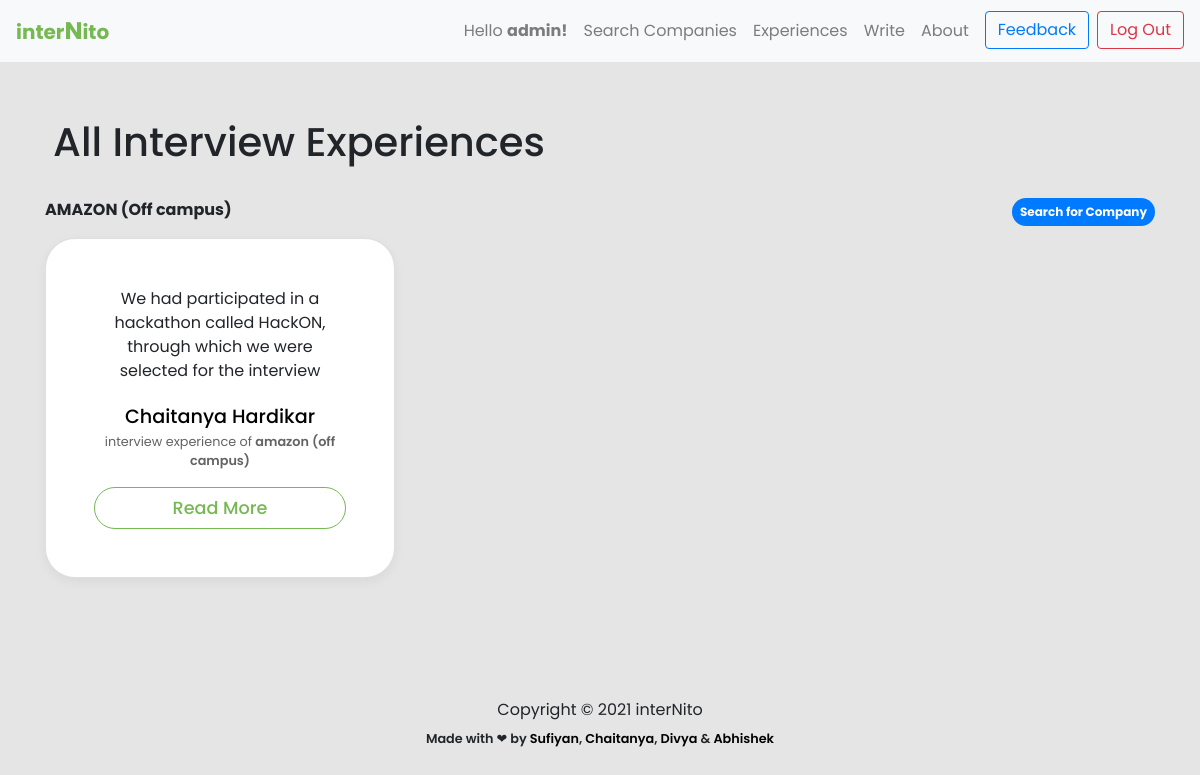
Page /experience/ (signed in) on the committed database.
### experience/models.py (models this page shows, shortened)
class Experience(models.Model):
    user = models.ForeignKey(User, on_delete = models.CASCADE)
    name = models.CharField(max_length=80)
    branch = models.CharField(max_length=255,blank=True)
    cgpa_cutoff = models.FloatField(blank=True)
    resume = models.TextField(blank=True)
    batch = models.CharField(max_length=255, blank=True)
    company = models.CharField(max_length=255,blank=False)
    summary = models.TextField(blank=False)
    period = models.CharField(max_length=255,blank=False)
    ot_summary = models.TextField(blank = True)
    ot_question1 = models.TextField(blank = True, null = True)
    ot_question1_link = models.TextField(blank = True, null = True, default = 'NONE')
    ot_question2 = models.TextField(blank = True, null = True)
    ot_question2_link = models.TextField(blank = True, null = True)
    ot_question3 = models.TextField(blank = True, null = True)
    ot_question3_link = models.TextField(blank = True, null = True)
    ot_question4 = models.TextField(blank = True, null = True)
    ot_question4_link = models.TextField(blank = True, null = True)
    round1_details = models.TextField(blank = True, null = True)
    round2_details = models.TextField(blank = True, null = True)
    round3_details = models.TextField(blank = True, null = True)
    final_summary = models.TextField(blank = True, null = True)

### experience/views.py (the view)
# urls.py: path('experience/',views.experience,name='experience'),
@login_required()
def experience(request):
    if not request.user.is_staff:
        return HttpResponseRedirect(reverse('write'))
    responses = Experience.objects.order_by('company', '-id')
    message = 'All Interview Experiences'
    return render(request, 'experience.html', {'responses': responses, 'message': message})

### templates/experience.html (shortened to what this page needs)
{% extends 'base.html' %} {% load static %} {% block content %}
<link rel="stylesheet" href="{% static 'css/experience.css' %}" />
<main role="main">
  <div class="album py-5 bg-lime-invert">
    <div class="container">
      <h1 class="mb-4 justify-content-center">
        <div class="head p-2 justify-content-center">{{message}}</div>
      </h1>
      <p><a class="badge badge-primary badge-pill p-2" style="float:right;" href="{% url 'company' %}"> Search for Company</a></p>
      {% regroup responses by company as company_lists %}
      {% for company_list in company_lists %}
      <p><strong>{{company_list.grouper}}</strong></p>
      <div class="row">
                {% for response in company_list.list %}
                <div class="col-md-4">
                  <div class="card mb-4 box-shadow">
                    <div class="card-body p-5 summary-parent">
                      <p
                        class="card-text summary summary-text"
                        style="height: 10ch; text-overflow: ellipsis; overflow: hidden"
                      >
                        {{response.summary }}...
                      </p>
                      <p class="card-text name">
                        <a href="{% url 'profile' response.user.username %}">{{response.name}}</a>
                      </p>
                      <p class="card-text company capitalize">
                        interview experience of <strong>{{response.company}}</strong>
                      </p>
                      <a
                        type="button"
                        class="
                          btn btn-sm btn-outline-secondary
                          view-btn
                          w-100
                          text-center
                        "
                        href="{% url 'post' response.pk %}"
                      >
                        Read More
                      </a>
                    </div>
                  </div>
                </div>
                {% endfor %}
      </div>
      {% endfor %}
    </div>
  </div>
</main>
{% endblock content %}

### templates/base.html (shortened to what this page needs)
{% load static %}
<!DOCTYPE html>
<html lang="en">
  <head>
    <link href="{% static 'css/bootstrap.min.css' %}" rel="stylesheet" />
    <link href="{% static 'css/album.css' %}" rel="stylesheet" />
  </head>
  <nav class="navbar navbar-expand-lg navbar-light bg-light sticky-top">
    <a
    style="color: #76b852"
      class="logoAnchor navbar-brand" href="{% url 'home' %}"
      ><strong>inter<big>N</big>ito</strong></a>
    <div class="collapse navbar-collapse" id="navbarSupportedContent">
      <ul class="navbar-nav ml-auto">
        {% if request.user.is_authenticated %}
        <li class="nav-item">
          <a class="nav-link" href="{% url 'profile' request.user.username %}"
            >Hello <strong>{{ request.user.first_name }}!</strong></a>
        </li>
        {% endif %}
        {% if request.user.is_staff %}
        <li class="nav-item">
          <a class="nav-link" href="{% url 'company' %}">Search Companies</a>
        </li>
        <li class="nav-item">
          <a class="nav-link" href="{% url 'experience' %}">Experiences</a>
        </li>
        {% endif %}
        <li class="nav-item">
          <a class="nav-link" href="{% url 'write' %}">Write</a>
        </li>
        <li class="nav-item">
          <a class="nav-link" href="{% url 'about' %}">About</a>
        </li>
        {% if request.user.is_authenticated %}
        <li class="nav-item">
          <a class="ml-2 btn btn-outline-primary" href="{% url 'feedback' %}"
            >Feedback</a
          >
        </li>
        <li class="nav-item">
          <a class="ml-2 btn btn-outline-danger" href="{% url 'logout' %}"
            >Log Out</a
          >
        </li>
        {% endif %}
      </ul>
    </div>
  </nav>
  <body>
    {% block content %} {% endblock content %}
    <footer>
      <div class="container" style="text-align: center">
        <p>
          Copyright © 2021 interNito
        </p>
        <small style="font-weight: 550">Made with &#x2764; by
          <a target="_blank" href="https://www.linkedin.com/in/sufiyan-ansari-nitw/">
            Sufiyan</a>,
          <a target="_blank" href="https://www.linkedin.com/in/chaitanya-hardikar-0ab4821a7/">
            Chaitanya</a>,
          <a target="_blank" href="https://www.linkedin.com/in/divya-soni14/">
            Divya</a>
          &
          <a target="_blank" href="https://www.linkedin.com/in/abhishek-upadhayayula-a541ba1b8/">
            Abhishek</a></small>
      </div>
    </footer>
  </body>
</html>

### static/css/album.css (style rules this page uses)
main { font-family: "Poppins", sans-serif !important; }
:root { --jumbotron-padding-y: 3rem; }
footer { padding-top: 3rem; padding-bottom: 3rem; }
footer p { margin-bottom: 0.25rem; }
.box-shadow { box-shadow: 0 0.25rem 0.75rem rgba(0, 0, 0, 0.05); }

### static/css/experience.css (style rules this page uses)
* { font-family: "Poppins", sans-serif; }
body { background-color: #e5e5e5; }
.card { background-color: white; border-radius: 30px; }
.card-text { text-align: center; }
.name { font-weight: 500; margin-bottom: 0px; font-size: 1.2rem; }
.company { font-size: 0.8rem; text-transform: lowercase; color: rgb(99, 99, 99); }
.company strong { font-weight: 600; }
.view-btn { padding: 7px; font-weight: 500; font-size: 1.1rem; color: #76b852; background-color: white; border-radius: 45px; border: 1px solid #76b852; }

### templates/base.html (style rules this page uses)
.logoAnchor:hover, .logoAnchor { text-decoration: none; color: #76b852; }
a, a:focus { text-decoration: none; color: black; }

### rows in the picture
Experience: grouper "AMAZON (Off campus)", summary "We had participated in a hackathon called HackON, through which we were selected for the interview…", name "Chaitanya Hardikar", company "amazon (off campus)"

### other values in the picture
{{ request.user.first_name }} "admin"
{{ message }} "All Interview Experiences"
